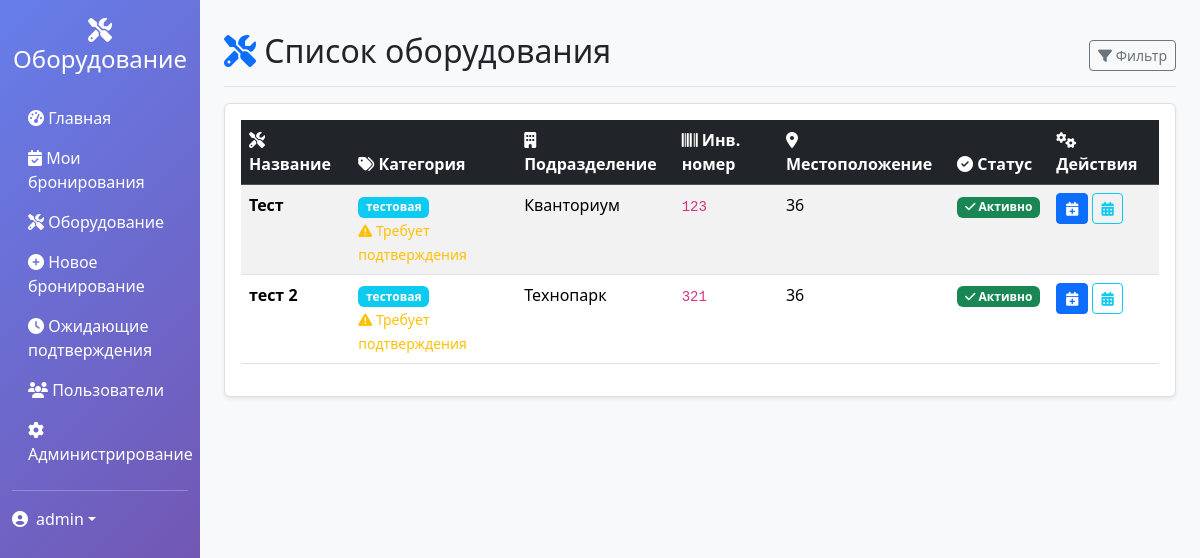
The app's page /equipment/ (signed in) with its own data.
### booking/models.py (models this page shows, shortened)
class User(AbstractUser):
    ROLE_CHOICES = [
        ('admin', 'Администратор'),
        ('moderator', 'Модератор'),
        ('user', 'Пользователь'),
    ]
    role = models.CharField(
        max_length=20,
        choices=ROLE_CHOICES,
        default='user',
        verbose_name="Роль"
    )
    department = models.ForeignKey(
        Department,
        on_delete=models.CASCADE,
        null=True,
        blank=True,
        verbose_name="Основное подразделение"
    )
    telegram_key = models.CharField(
        max_length=32,
        unique=True,
        blank=True,
        verbose_name="Ключ для Telegram"
    )
    telegram_chat_id = models.BigIntegerField(
        null=True,
        blank=True,
        verbose_name="Telegram Chat ID"
    )
    phone = models.CharField(
        max_length=20,
        blank=True,
        verbose_name="Телефон"
    )
    class Meta:
        verbose_name = "Пользователь"
        verbose_name_plural = "Пользователи"
    def get_accessible_departments(self):
        if self.role == 'admin':
            return Department.objects.all()
        return Department.objects.filter(
            departmentaccess__user=self,
            departmentaccess__can_view=True
        ).distinct()

class Equipment(models.Model):
    name = models.CharField(max_length=200, verbose_name="Название")
    description = models.TextField(blank=True, verbose_name="Описание")
    category = models.ForeignKey(
        EquipmentCategory,
        on_delete=models.CASCADE,
        verbose_name="Категория"
    )
    department = models.ForeignKey(
        Department,
        on_delete=models.CASCADE,
        verbose_name="Подразделение"
    )
    inventory_number = models.CharField(
        max_length=50,
        unique=True,
        verbose_name="Инвентарный номер"
    )
    location = models.CharField(
        max_length=200,
        blank=True,
        verbose_name="Местоположение"
    )
    is_active = models.BooleanField(default=True, verbose_name="Активно")
    created_at = models.DateTimeField(auto_now_add=True)
    updated_at = models.DateTimeField(auto_now=True)
    class Meta:
        verbose_name = "Оборудование"
        verbose_name_plural = "Оборудование"
        ordering = ['name']

class EquipmentCategory(models.Model):
    name = models.CharField(max_length=100, verbose_name="Название")
    description = models.TextField(blank=True, verbose_name="Описание")
    approval_required = models.BooleanField(
        default=False,
        verbose_name="Требуется подтверждение"
    )
    max_booking_hours = models.PositiveIntegerField(
        default=24,
        verbose_name="Максимальное время бронирования (часы)"
    )
    class Meta:
        verbose_name = "Категория оборудования"
        verbose_name_plural = "Категории оборудования"
        ordering = ['name']

class Department(models.Model):
    name = models.CharField(max_length=100, verbose_name="Название")
    code = models.CharField(max_length=20, unique=True, verbose_name="Код")
    description = models.TextField(blank=True, verbose_name="Описание")
    created_at = models.DateTimeField(auto_now_add=True)
    class Meta:
        verbose_name = "Подразделение"
        verbose_name_plural = "Подразделения"
        ordering = ['name']

### booking/views.py (the view)
# urls.py: path('equipment/', views.equipment_list, name='equipment_list'),
@login_required
def equipment_list(request):
    user = request.user
    accessible_departments = user.get_accessible_departments()
    equipments = Equipment.objects.filter(
        is_active=True,
        department__in=accessible_departments
    ).select_related('category', 'department')
    context = {
        'equipments': equipments,
        'departments': accessible_departments,
    }
    return render(request, 'booking/equipment_list.html', context)

### booking/templates/booking/equipment_list.html (shortened to what this page needs)
{% extends 'booking/base.html' %}
{% block content %}
<div class="d-flex justify-content-between flex-wrap flex-md-nowrap align-items-center pt-3 pb-2 mb-3 border-bottom">
    <h1 class="h2">
        <i class="fas fa-tools text-primary"></i>
        Список оборудования
    </h1>
    <div class="btn-toolbar mb-2 mb-md-0">
        <button type="button" class="btn btn-sm btn-outline-secondary">
            <i class="fas fa-filter"></i> Фильтр
        </button>
    </div>
</div>
<div class="card">
    <div class="card-body">
        <div class="table-responsive">
            <table class="table table-striped table-hover">
                <thead class="table-dark">
                    <tr>
                        <th><i class="fas fa-tools"></i> Название</th>
                        <th><i class="fas fa-tags"></i> Категория</th>
                        <th><i class="fas fa-building"></i> Подразделение</th>
                        <th><i class="fas fa-barcode"></i> Инв. номер</th>
                        <th><i class="fas fa-map-marker-alt"></i> Местоположение</th>
                        <th><i class="fas fa-check-circle"></i> Статус</th>
                        <th><i class="fas fa-cogs"></i> Действия</th>
                    </tr>
                </thead>
                <tbody>
                    {% for equipment in equipments %}
                    <tr>
                        <td>
                            <strong>{{ equipment.name }}</strong>
                        </td>
                        <td>
                            <span class="badge bg-info">{{ equipment.category.name }}</span>
                            {% if equipment.category.approval_required %}
                                <br><small class="text-warning"><i class="fas fa-exclamation-triangle"></i> Требует подтверждения</small>
                            {% endif %}
                        </td>
                        <td>{{ equipment.department.name }}</td>
                        <td><code>{{ equipment.inventory_number }}</code></td>
                        <td>{{ equipment.location|default:"Не указано" }}</td>
                        <td>
                            {% if equipment.is_active %}
                                <span class="badge bg-success"><i class="fas fa-check"></i> Активно</span>
                            {% else %}
                                <span class="badge bg-danger"><i class="fas fa-times"></i> Неактивно</span>
                            {% endif %}
                        </td>
                        <td>
                            {% if equipment.is_active %}
                                <a href="{% url 'create_booking_for_equipment' equipment.id %}"
                                   class="btn btn-sm btn-primary"
                                   title="Забронировать">
                                    <i class="fas fa-calendar-plus"></i>
                                </a>
                                <button class="btn btn-sm btn-outline-info"
                                        title="Расписание"
                                        onclick="checkAvailability({{ equipment.id }}, '{{ equipment.name }}')">
                                    <i class="fas fa-calendar-alt"></i>
                                </button>
                            {% else %}
                                <span class="text-muted">Недоступно</span>
                            {% endif %}
                        </td>
                    </tr>
                    {% endfor %}
                </tbody>
            </table>
        </div>
    </div>
</div>
{% endblock %}

### booking/templates/booking/base.html (shortened to what this page needs)
<!DOCTYPE html>
<html lang="ru">
<head>
    {% load django_bootstrap5 %}
    {% bootstrap_css %}
    <link rel="stylesheet" href="https://cdnjs.cloudflare.com/ajax/libs/font-awesome/6.4.0/css/all.min.css">
</head>
<body>
    <div class="container-fluid">
        <div class="row">
            <nav class="col-md-3 col-lg-2 d-md-block sidebar collapse">
                <div class="position-sticky pt-3">
                    <div class="text-center mb-4">
                        <h4 class="text-white">
                            <i class="fas fa-tools"></i>
                            Оборудование
                        </h4>
                    </div>
                    <ul class="nav flex-column">
                        <li class="nav-item">
                            <a class="nav-link text-white" href="{% url 'dashboard' %}">
                                <i class="fas fa-tachometer-alt"></i> Главная
                            </a>
                        </li>
                        <li class="nav-item">
                            <a class="nav-link text-white" href="{% url 'my_bookings' %}">
                                <i class="fas fa-calendar-check"></i> Мои бронирования
                            </a>
                        </li>
                        <li class="nav-item">
                            <a class="nav-link text-white" href="{% url 'equipment_list' %}">
                                <i class="fas fa-tools"></i> Оборудование
                            </a>
                        </li>
                        <li class="nav-item">
                            <a class="nav-link text-white" href="{% url 'create_booking' %}">
                                <i class="fas fa-plus-circle"></i> Новое бронирование
                            </a>
                        </li>
                        {% if user.role == 'admin' or user.role == 'moderator' %}
                        <li class="nav-item">
                            <a class="nav-link text-white" href="{% url 'pending_bookings' %}">
                                <i class="fas fa-clock"></i> Ожидающие подтверждения
                            </a>
                        </li>
                        <li class="nav-item">
                            <a class="nav-link text-white" href="{% url 'user_management' %}">
                                <i class="fas fa-users"></i> Пользователи
                            </a>
                        </li>
                        {% endif %}
                        {% if user.role == 'admin' %}
                        <li class="nav-item">
                            <a class="nav-link text-white" href="/admin/">
                                <i class="fas fa-cog"></i> Администрирование
                            </a>
                        </li>
                        {% endif %}
                    </ul>
                    <hr class="text-white">
                    <div class="dropdown">
                        <a href="#" class="d-flex align-items-center text-white text-decoration-none dropdown-toggle"
                           data-bs-toggle="dropdown">
                            <i class="fas fa-user-circle me-2"></i>
                            {{ user.username }}
                        </a>
                    </div>
                </div>
            </nav>
            <main class="col-md-9 ms-sm-auto col-lg-10 px-md-4 main-content">
                <div class="pt-3 pb-2 mb-3">
                    {% block content %}
                    {% endblock %}
                </div>
            </main>
        </div>
    </div>
</body>
</html>

### booking/templates/booking/base.html (style rules this page uses)
.sidebar { min-height: 100vh; background: linear-gradient(135deg, #667eea 0%, #764ba2 100%); }
.main-content { background-color: #f8f9fa; min-height: 100vh; }
.card { box-shadow: 0 0.125rem 0.25rem rgba(0, 0, 0, 0.075); border: 1px solid rgba(0, 0, 0, 0.125); }

### records on screen
User: username "admin"
Equipment: name "Тест", category.name "тестовая", shows "Требует подтверждения", department.name "Кванториум", inventory_number "123", location "36", is_active True (drawn)
Equipment: name "тест 2", category.name "тестовая", shows "Требует подтверждения", department.name "Технопарк", inventory_number "321", location "36", is_active True (drawn)
